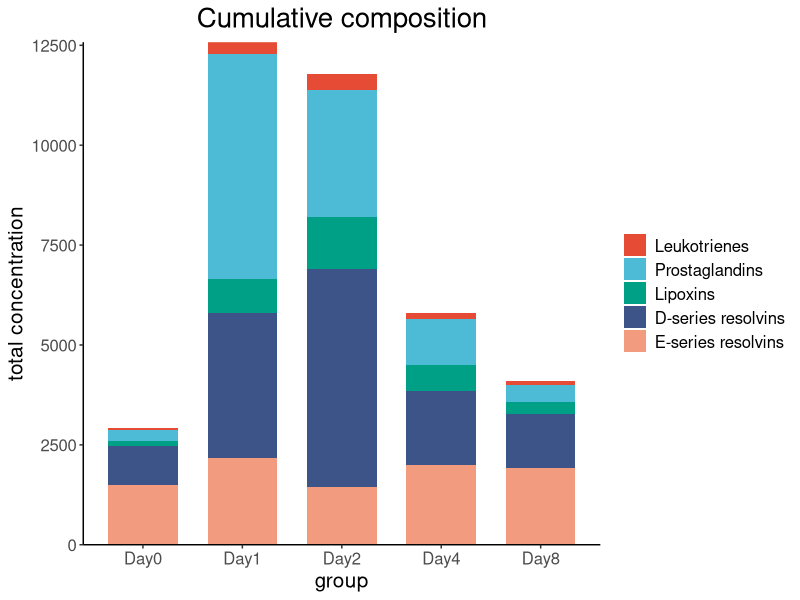

R code for this plot:
library(dplyr)
library(tidyr)
library(ggplot2)
library(ggsci)
data <- read.csv("./branch/benchmark/input/HANLipidMediator_forPlotting.csv", 
                 na.strings = "")
data_tidy <- data %>%
  group_by(Compound, Class) %>%
  gather(key = "sample", value = "conc", -c("Compound", "Class")) %>%
  mutate(group = gsub("_[0-9]$", "", sample))
plot_cum <- ggplot(data = data_tidy, aes(x = group, y = conc, 
                                         fill = factor(Class, 
                                                       levels = c("Leukotrienes", "Prostaglandins", "Lipoxins", "D-series resolvins", "E-series resolvins")))) + 
  geom_bar(stat="identity", width = 0.7)+
  scale_fill_npg() +
  theme_classic()+
  labs(title = "Cumulative composition", 
       x = "group",
       y = "total concentration") +
  scale_y_continuous(expand = c(0, 0)) +
  theme(plot.title = element_text(hjust = 0.5, size = 20), 
        axis.title = element_text(size = 15), 
        axis.text = element_text(size = 12),
        legend.text = element_text(size = 12), 
        legend.title = element_blank())
ggsave("~/temp/lipidmediator_cum.pdf", 
       plot = plot_cum, device = "pdf", 
       width = 6, height = 10)
